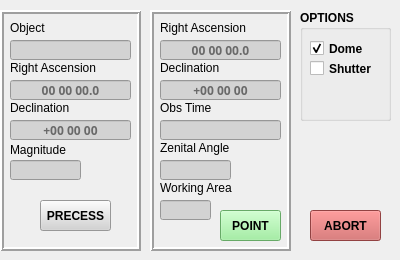
    <widget class="QWidget" name="tab_4">
     <attribute name="title">
      <string>Pointing</string>
     </attribute>
     <widget class="QFrame" name="frame_5">
      <property name="geometry">
       <rect>
        <x>0</x>
        <y>10</y>
        <width>141</width>
        <height>241</height>
       </rect>
      </property>
      <property name="frameShape">
       <enum>QFrame::Box</enum>
      </property>
      <property name="frameShadow">
       <enum>QFrame::Raised</enum>
      </property>
      <property name="lineWidth">
       <number>2</number>
      </property>
      <widget class="QLabel" name="label_57">
       <property name="geometry">
        <rect>
         <x>10</x>
         <y>90</y>
         <width>81</width>
         <height>16</height>
        </rect>
       </property>
       <property name="text">
        <string>Declination</string>
       </property>
      </widget>
      <widget class="QLabel" name="label_56">
       <property name="geometry">
        <rect>
         <x>10</x>
         <y>130</y>
         <width>111</width>
         <height>20</height>
        </rect>
       </property>
       <property name="text">
        <string>Magnitude</string>
       </property>
      </widget>
      <widget class="QLineEdit" name="txtPointRA">
       <property name="geometry">
        <rect>
         <x>10</x>
         <y>70</y>
         <width>121</width>
         <height>20</height>
        </rect>
       </property>
       <property name="font">
        <font>
         <family>Calibri Light</family>
         <pointsize>9</pointsize>
         <weight>75</weight>
         <bold>true</bold>
        </font>
       </property>
       <property name="styleSheet">
        <string notr="true">background-color: lightgrey</string>
       </property>
       <property name="alignment">
        <set>Qt::AlignCenter</set>
       </property>
       <property name="placeholderText">
        <string>00 00 00.0</string>
       </property>
      </widget>
      <widget class="QLineEdit" name="txtPointDEC">
       <property name="geometry">
        <rect>
         <x>10</x>
         <y>110</y>
         <width>121</width>
         <height>20</height>
        </rect>
       </property>
       <property name="font">
        <font>
         <family>Calibri Light</family>
         <pointsize>9</pointsize>
         <weight>75</weight>
         <bold>true</bold>
        </font>
       </property>
       <property name="styleSheet">
        <string notr="true">background-color: lightgrey</string>
       </property>
       <property name="alignment">
        <set>Qt::AlignCenter</set>
       </property>
       <property name="placeholderText">
        <string>+00 00 00</string>
       </property>
      </widget>
      <widget class="QLabel" name="label_58">
       <property name="geometry">
        <rect>
         <x>10</x>
         <y>10</y>
         <width>121</width>
         <height>16</height>
        </rect>
       </property>
       <property name="text">
        <string>Object</string>
       </property>
      </widget>
      <widget class="QLineEdit" name="txtPointMag">
       <property name="geometry">
        <rect>
         <x>10</x>
         <y>150</y>
         <width>71</width>
         <height>20</height>
        </rect>
       </property>
       <property name="font">
        <font>
         <family>Calibri Light</family>
         <pointsize>9</pointsize>
         <weight>75</weight>
         <bold>true</bold>
        </font>
       </property>
       <property name="styleSheet">
        <string notr="true">background-color: lightgrey</string>
       </property>
       <property name="alignment">
        <set>Qt::AlignCenter</set>
       </property>
      </widget>
      <widget class="QLineEdit" name="txtPointOBJ">
       <property name="geometry">
        <rect>
         <x>10</x>
         <y>30</y>
         <width>121</width>
         <height>20</height>
        </rect>
       </property>
       <property name="font">
        <font>
         <family>Calibri Light</family>
         <pointsize>9</pointsize>
         <weight>75</weight>
         <bold>true</bold>
        </font>
       </property>
       <property name="styleSheet">
        <string notr="true">background-color: lightgrey</string>
       </property>
       <property name="alignment">
        <set>Qt::AlignCenter</set>
       </property>
      </widget>
      <widget class="QLabel" name="label_60">
       <property name="geometry">
        <rect>
         <x>10</x>
         <y>50</y>
         <width>121</width>
         <height>16</height>
        </rect>
       </property>
       <property name="text">
        <string>Right Ascension</string>
       </property>
      </widget>
      <widget class="QPushButton" name="btnPrecessP">
       <property name="geometry">
        <rect>
         <x>40</x>
         <y>190</y>
         <width>71</width>
         <height>31</height>
        </rect>
       </property>
       <property name="font">
        <font>
         <weight>75</weight>
         <bold>true</bold>
        </font>
       </property>
       <property name="styleSheet">
        <string notr="true">background-color: lightgrey</string>
       </property>
       <property name="text">
        <string>PRECESS</string>
       </property>
      </widget>
     </widget>
     <widget class="QFrame" name="frame_6">
      <property name="geometry">
       <rect>
        <x>150</x>
        <y>10</y>
        <width>141</width>
        <height>241</height>
       </rect>
      </property>
      <property name="frameShape">
       <enum>QFrame::Box</enum>
      </property>
      <property name="frameShadow">
       <enum>QFrame::Raised</enum>
      </property>
      <property name="lineWidth">
       <number>2</number>
      </property>
      <widget class="QLineEdit" name="txtPointObsTime">
       <property name="geometry">
        <rect>
         <x>10</x>
         <y>110</y>
         <width>121</width>
         <height>20</height>
        </rect>
       </property>
       <property name="font">
        <font>
         <family>Calibri Light</family>
         <pointsize>9</pointsize>
         <weight>75</weight>
         <bold>true</bold>
        </font>
       </property>
       <property name="styleSheet">
        <string notr="true">background-color: lightgrey</string>
       </property>
       <property name="alignment">
        <set>Qt::AlignCenter</set>
       </property>
      </widget>
      <widget class="QLabel" name="label_61">
       <property name="geometry">
        <rect>
         <x>10</x>
         <y>90</y>
         <width>111</width>
         <height>16</height>
        </rect>
       </property>
       <property name="text">
        <string>Obs Time</string>
       </property>
      </widget>
      <widget class="QLineEdit" name="txtPointWorkingArea">
       <property name="geometry">
        <rect>
         <x>10</x>
         <y>190</y>
         <width>51</width>
         <height>20</height>
        </rect>
       </property>
       <property name="font">
        <font>
         <family>Calibri Light</family>
         <pointsize>9</pointsize>
         <weight>75</weight>
         <bold>true</bold>
        </font>
       </property>
       <property name="styleSheet">
        <string notr="true">background-color: lightgrey</string>
       </property>
       <property name="alignment">
        <set>Qt::AlignCenter</set>
       </property>
       <property name="readOnly">
        <bool>true</bool>
       </property>
      </widget>
      <widget class="QLabel" name="label_62">
       <property name="geometry">
        <rect>
         <x>10</x>
         <y>50</y>
         <width>81</width>
         <height>16</height>
        </rect>
       </property>
       <property name="text">
        <string>Declination</string>
       </property>
      </widget>
      <widget class="QLineEdit" name="txtTargetRA">
       <property name="geometry">
        <rect>
         <x>10</x>
         <y>30</y>
         <width>121</width>
         <height>20</height>
        </rect>
       </property>
       <property name="font">
        <font>
         <family>Calibri Light</family>
         <pointsize>9</pointsize>
         <weight>75</weight>
         <bold>true</bold>
        </font>
       </property>
       <property name="styleSheet">
        <string notr="true">background-color: lightgrey</string>
       </property>
       <property name="alignment">
        <set>Qt::AlignCenter</set>
       </property>
       <property name="placeholderText">
        <string>00 00 00.0</string>
       </property>
      </widget>
      <widget class="QLabel" name="label_63">
       <property name="geometry">
        <rect>
         <x>10</x>
         <y>10</y>
         <width>121</width>
         <height>16</height>
        </rect>
       </property>
       <property name="text">
        <string>Right Ascension</string>
       </property>
      </widget>
      <widget class="QLineEdit" name="txtTargetDEC">
       <property name="geometry">
        <rect>
         <x>10</x>
         <y>70</y>
         <width>121</width>
         <height>20</height>
        </rect>
       </property>
       <property name="font">
        <font>
         <family>Calibri Light</family>
         <pointsize>9</pointsize>
         <weight>75</weight>
         <bold>true</bold>
        </font>
       </property>
       <property name="styleSheet">
        <string notr="true">background-color: lightgrey</string>
       </property>
       <property name="alignment">
        <set>Qt::AlignCenter</set>
       </property>
       <property name="placeholderText">
        <string>+00 00 00</string>
       </property>
      </widget>
      <widget class="QLabel" name="label_64">
       <property name="geometry">
        <rect>
         <x>10</x>
         <y>170</y>
         <width>121</width>
         <height>16</height>
        </rect>
       </property>
       <property name="text">
        <string>Working Area</string>
       </property>
      </widget>
      <widget class="QLineEdit" name="txtZenitAngle">
       <property name="geometry">
        <rect>
         <x>10</x>
         <y>150</y>
         <width>71</width>
         <height>20</height>
        </rect>
       </property>
       <property name="font">
        <font>
         <family>Calibri Light</family>
         <pointsize>9</pointsize>
         <weight>75</weight>
         <bold>true</bold>
        </font>
       </property>
       <property name="styleSheet">
        <string notr="true">background-color: lightgrey</string>
       </property>
       <property name="alignment">
        <set>Qt::AlignCenter</set>
       </property>
      </widget>
      <widget class="QLabel" name="label_59">
       <property name="geometry">
        <rect>
         <x>10</x>
         <y>130</y>
         <width>121</width>
         <height>16</height>
        </rect>
       </property>
       <property name="text">
        <string>Zenital Angle</string>
       </property>
      </widget>
      <widget class="QPushButton" name="btnPoint">
       <property name="geometry">
        <rect>
         <x>70</x>
         <y>200</y>
         <width>61</width>
         <height>31</height>
        </rect>
       </property>
       <property name="font">
        <font>
         <weight>75</weight>
         <bold>true</bold>
        </font>
       </property>
       <property name="styleSheet">
        <string notr="true">background-color: lightgreen</string>
       </property>
       <property name="text">
        <string>POINT</string>
       </property>
      </widget>
     </widget>
     <widget class="QGroupBox" name="groupBox_2">
      <property name="geometry">
       <rect>
        <x>300</x>
        <y>10</y>
        <width>91</width>
        <height>111</height>
       </rect>
      </property>
      <property name="font">
       <font>
        <weight>75</weight>
        <bold>true</bold>
       </font>
      </property>
      <property name="title">
       <string>OPTIONS</string>
      </property>
      <widget class="QCheckBox" name="checkBoxDome">
       <property name="geometry">
        <rect>
         <x>10</x>
         <y>30</y>
         <width>70</width>
         <height>17</height>
        </rect>
       </property>
       <property name="text">
        <string>Dome</string>
       </property>
       <property name="checked">
        <bool>true</bool>
       </property>
      </widget>
      <widget class="QCheckBox" name="checkBox_2">
       <property name="geometry">
        <rect>
         <x>10</x>
         <y>50</y>
         <width>78</width>
         <height>17</height>
        </rect>
       </property>
       <property name="text">
        <string>Shutter</string>
       </property>
      </widget>
     </widget>
     <widget class="QPushButton" name="btnAbort">
      <property name="geometry">
       <rect>
        <x>310</x>
        <y>210</y>
        <width>71</width>
        <height>31</height>
       </rect>
      </property>
      <property name="font">
       <font>
        <weight>75</weight>
        <bold>true</bold>
       </font>
      </property>
      <property name="styleSheet">
       <string notr="true">background-color: indianred</string>
      </property>
      <property name="text">
       <string>ABORT</string>
      </property>
      <property name="icon">
       <iconset>
        <normaloff>:/icons/forbidden.png</normaloff>:/icons/forbidden.png</iconset>
      </property>
     </widget>
    </widget>
